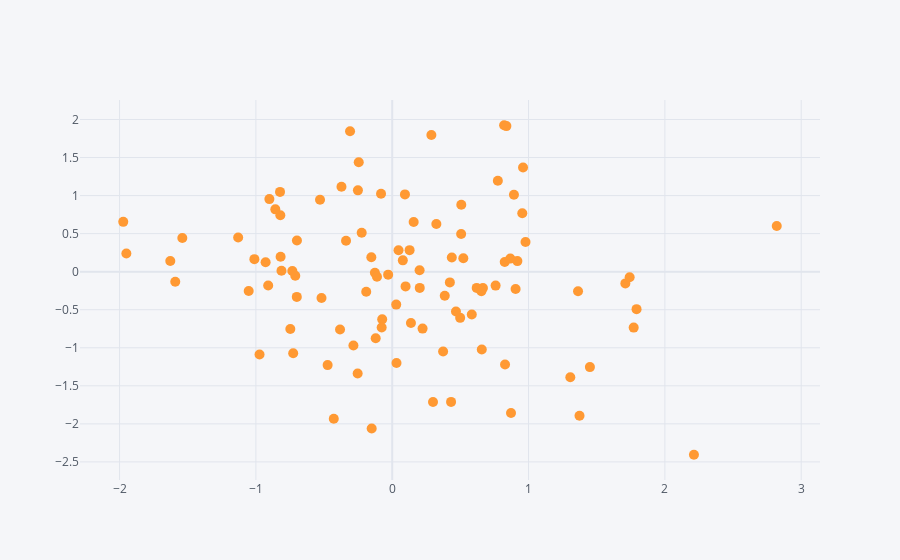

Notebook code for this chart:
### Code cell
df.iplot(kind='scatter',x='A',y='B',mode='markers',size=10)
